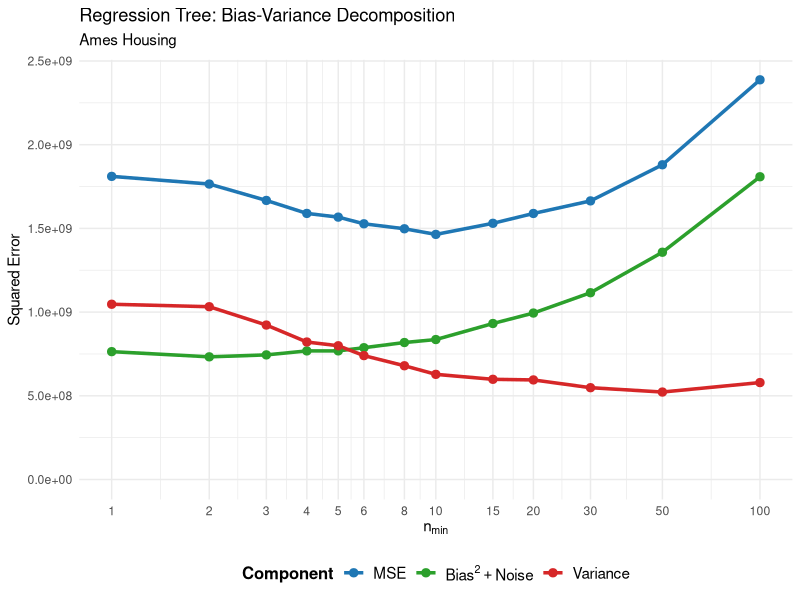

Here is the R script that generated this plot:
library(ggplot2)
library(dplyr)
library(tidyr)

# Pre-computed regression tree results
tree_results <- data.frame(
  n_min = c(1, 2, 3, 4, 5, 6, 8, 10, 15, 20, 30, 50, 100),
  Bias2_Noise = c(763798623, 732735618, 744377712, 768162614, 768401736, 
                  787364965, 818269230, 836061564, 931896598, 994346762, 
                  1115829325, 1357581904, 1808456361),
  Variance = c(1046895700, 1032159670, 922631375, 821295492, 798962115, 
               740110560, 679477793, 628075340, 598538947, 594837333, 
               548437901, 522472058, 579070433),
  MSE = c(1810694323, 1764895288, 1667009087, 1589458107, 1567363850, 
          1527475525, 1497747023, 1464136904, 1530435545, 1589184094, 
          1664267226, 1880053962, 2387526794)
)

# Reshape data for plotting
plot_data <- tree_results %>%
  select(n_min, MSE, Bias2_Noise, Variance) %>%
  pivot_longer(cols = c(MSE, Bias2_Noise, Variance),
               names_to = "Component",
               values_to = "Error")

# Set legend order
plot_data$Component <- factor(plot_data$Component, 
                              levels = c("MSE", "Bias2_Noise", "Variance"))

# Create plot
p <- ggplot(plot_data, aes(x = n_min, y = Error, color = Component, group = Component)) +
  geom_line(size = 1.2) +
  geom_point(size = 2.5) +
  scale_x_continuous(trans = "log10", breaks = c(1, 2, 3, 4, 5, 6, 8, 10, 15, 20, 30, 50, 100)) +
  scale_y_continuous(limits = c(0, NA)) +
  scale_color_manual(
    name = "Component",
    values = c("MSE" = "#1f77b4", "Bias2_Noise" = "#2ca02c", "Variance" = "#d62728"),
    labels = c(
      "MSE" = "MSE",
      "Bias2_Noise" = expression(Bias^2 + Noise),
      "Variance" = "Variance"
    )
  ) +
  labs(
    title = "Regression Tree: Bias-Variance Decomposition",
    subtitle = expression(paste("Ames Housing")),
    x = expression(n[min]),
    y = "Squared Error"
  ) +
  theme_minimal() +
  theme(
    legend.position = "bottom",
    legend.text = element_text(size = 11),
    legend.title = element_text(size = 12, face = "bold")
  )

# Display plot
print(p)
